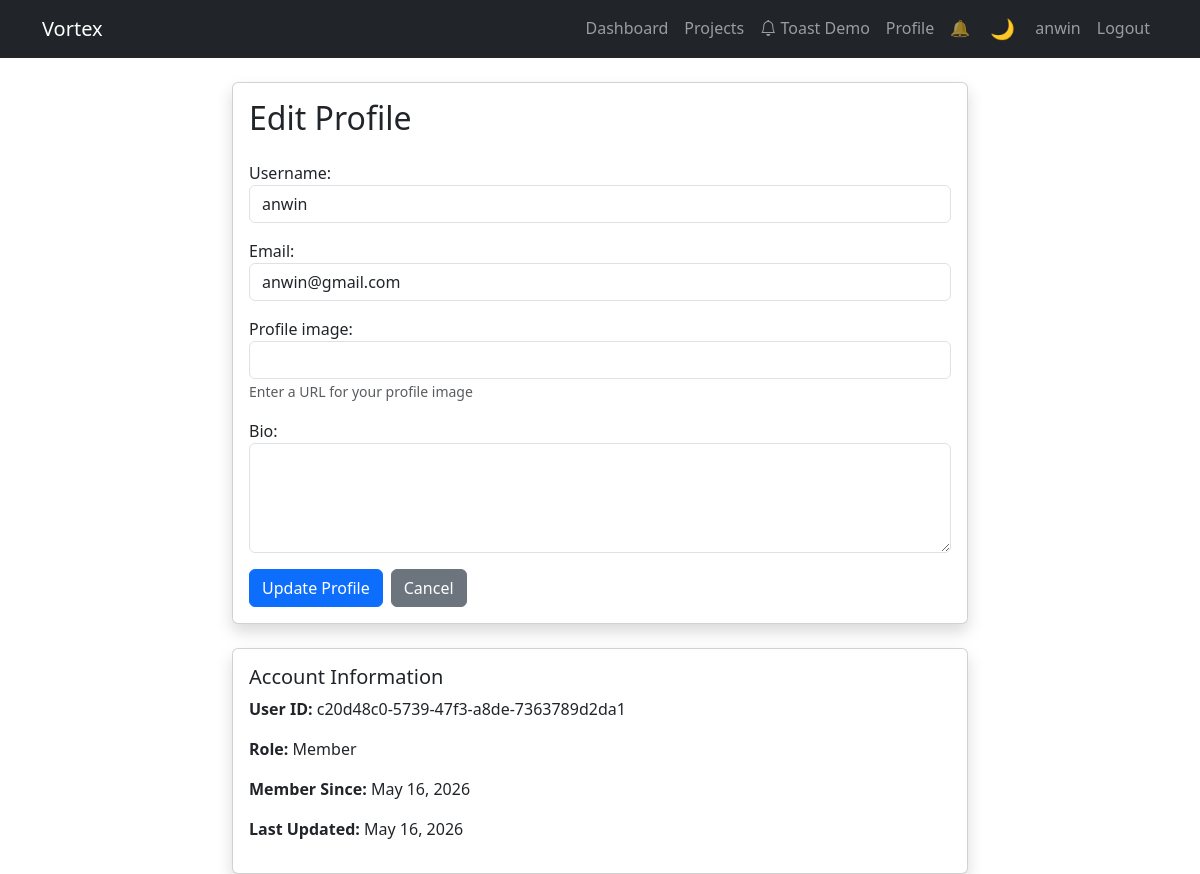
The page /api/accounts/profile/ (signed in) on the database its author committed.
### apps/accounts/models.py (models this page shows, shortened)
class User(AbstractUser):
    ROLE_CHOICES = [
        ('admin', 'Admin'),
        ('manager', 'Manager'),
        ('member', 'Member'),
    ]
    id = models.UUIDField(primary_key=True, default=uuid.uuid4, editable=False)
    email = models.EmailField(unique=True)
    profile_image = models.URLField(blank=True, null=True)
    bio = models.TextField(blank=True, null=True)
    role = models.CharField(max_length=20, choices=ROLE_CHOICES, default='member')
    created_at = models.DateTimeField(auto_now_add=True)
    updated_at = models.DateTimeField(auto_now=True)
    USERNAME_FIELD = 'email'
    REQUIRED_FIELDS = ['username']
    class Meta:
        ordering = ['-created_at']

### apps/accounts/views.py (the view)
# urls.py: path('profile/', views.profile_view, name='profile'),
@login_required
def profile_view(request):
    if request.method == 'POST':
        form = ProfileUpdateForm(request.POST, instance=request.user)
        if form.is_valid():
            form.save()
            messages.success(request, 'Profile updated successfully!')
            return redirect('accounts:profile')
    else:
        form = ProfileUpdateForm(instance=request.user)
    return render(request, 'accounts/profile.html', {'form': form})

### apps/accounts/forms.py
class ProfileUpdateForm(forms.ModelForm):
    class Meta:
        model = User
        fields = ['username', 'email', 'profile_image', 'bio']
        widgets = {
            'username': forms.TextInput(attrs={'class': 'form-control'}),
            'email': forms.EmailInput(attrs={'class': 'form-control'}),
            'profile_image': forms.URLInput(attrs={'class': 'form-control'}),
            'bio': forms.Textarea(attrs={'class': 'form-control', 'rows': 4}),
        }

### apps/common/templatetags/json_tags.py (called while the page is built, shortened)
@register.filter(name='safe_json')
def safe_json(value):
    if not value:
        return mark_safe('[]')

### apps/accounts/templates/accounts/profile.html (shortened to what this page needs)
{% extends 'accounts/base.html' %}
{% block content %}
<div class="row justify-content-center">
    <div class="col-md-8">
        <div class="card shadow">
            <div class="card-body">
                <h2 class="card-title mb-4">Edit Profile</h2>
                <form method="post">
                    <div class="mb-3">
                        {{ form.username.label_tag }}
                        {{ form.username }}
                    </div>
                    <div class="mb-3">
                        {{ form.email.label_tag }}
                        {{ form.email }}
                    </div>
                    <div class="mb-3">
                        {{ form.profile_image.label_tag }}
                        {{ form.profile_image }}
                        <small class="form-text text-muted">Enter a URL for your profile image</small>
                    </div>
                    <div class="mb-3">
                        {{ form.bio.label_tag }}
                        {{ form.bio }}
                    </div>
                    <div class="d-flex gap-2">
                        <button type="submit" class="btn btn-primary">Update Profile</button>
                        <a href="{% url 'accounts:dashboard' %}" class="btn btn-secondary">Cancel</a>
                    </div>
                </form>
            </div>
        </div>
        <div class="card shadow mt-4">
            <div class="card-body">
                <h5 class="card-title">Account Information</h5>
                <p><strong>User ID:</strong> {{ user.id }}</p>
                <p><strong>Role:</strong> {{ user.get_role_display }}</p>
                <p><strong>Member Since:</strong> {{ user.created_at|date:"F d, Y" }}</p>
                <p><strong>Last Updated:</strong> {{ user.updated_at|date:"F d, Y" }}</p>
            </div>
        </div>
    </div>
</div>
{% endblock %}

### apps/accounts/templates/accounts/base.html (shortened to what this page needs)
<!DOCTYPE html>
<html lang="en">
<head>
    {% load static %}
    <link href="https://cdn.jsdelivr.net/npm/bootstrap@5.3.0/dist/css/bootstrap.min.css" rel="stylesheet">
    <link rel="stylesheet" href="https://cdn.jsdelivr.net/npm/bootstrap-icons@1.10.0/font/bootstrap-icons.css">
    <link rel="stylesheet" href="{% static 'css/dark-theme.css' %}">
    <link rel="stylesheet" href="{% static 'css/toast-system.css' %}">
    <link rel="stylesheet" href="{% static 'css/health-score.css' %}">
</head>
<body>
    <nav class="navbar navbar-expand-lg navbar-dark bg-dark">
        <div class="container">
            <a class="navbar-brand" href="{% url 'accounts:dashboard' %}">Vortex</a>
            <div class="collapse navbar-collapse" id="navbarNav">
                <ul class="navbar-nav ms-auto">
                    {% if user.is_authenticated %}
                        <li class="nav-item">
                            <a class="nav-link" href="{% url 'accounts:dashboard' %}">Dashboard</a>
                        </li>
                        <li class="nav-item">
                            <a class="nav-link" href="{% url 'projects:project_list' %}">Projects</a>
                        </li>
                        <li class="nav-item">
                            <a class="nav-link" href="{% url 'accounts:toast_demo' %}">
                                <i class="bi bi-bell"></i> Toast Demo
                            </a>
                        </li>
                        <li class="nav-item">
                            <a class="nav-link" href="{% url 'accounts:profile' %}">Profile</a>
                        </li>
                        <li class="nav-item">
                            <button id="sound-toggle" class="nav-link border-0 bg-transparent" aria-label="Toggle sound">
                            </button>
                        </li>
                        <li class="nav-item">
                            <button id="theme-toggle" class="nav-link border-0 bg-transparent" aria-label="Toggle theme">
                            </button>
                        </li>
                        <li class="nav-item">
                            <span class="nav-link">{{ user.username }}</span>
                        </li>
                        <li class="nav-item">
                            <a class="nav-link" href="{% url 'accounts:logout' %}">Logout</a>
                        </li>
                    {% endif %}
                </ul>
            </div>
        </div>
    </nav>
    {% load json_tags %}
    <div class="container mt-4">
        {% block content %}{% endblock %}
    </div>
</body>
</html>

### static/css/dark-theme.css (style rules this page uses)
:root { --bg-primary: #ffffff; --bg-secondary: #f8f9fa; --bg-tertiary: #e9ecef; --text-primary: #212529; --text-secondary: #6c757d; --text-muted: #adb5bd; --border-color: #dee2e6; --card-bg: #ffffff; --modal-bg: #ffffff; --navbar-bg: #212529; --navbar-text: #ffffff; --input-bg: #ffffff; --input-border: #ced4da; --table-bg: #ffffff; --table-hover: #f8f9fa; --dropdown-bg: #ffffff; --dropdown-hover: #f8f9fa; --shadow: rgba(0, 0, 0, 0.1); --shadow-lg: rgba(0, 0, 0, 0.15); }
* { transition: background-color 0.3s ease, color 0.3s ease, border-color 0.3s ease, background 0.3s ease; }
#theme-toggle { background: transparent; border: 1px solid var(--border-color); color: var(--navbar-text); padding: 0.375rem 0.75rem; border-radius: 0.375rem; cursor: pointer; font-size: 1.25rem; transition: all 0.3s ease; }

### rows shown on the page
User: username "anwin", email "anwin@gmail.com", id "c20d48c0-5739-47f3-a8de-7363789d2da1", role "Member", created_at "May 16, 2026", updated_at "May 16, 2026"
